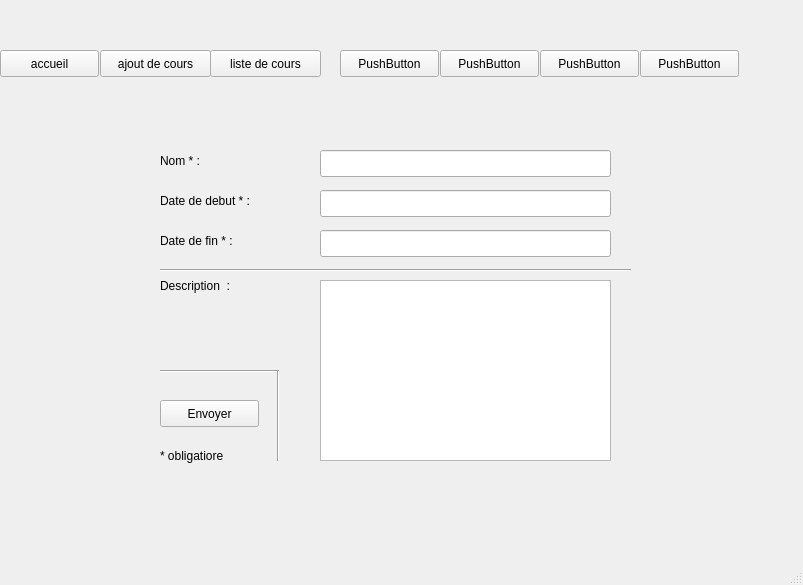
<?xml version="1.0" encoding="UTF-8"?>
<ui version="4.0">
 <class>MainWindow</class>
 <widget class="QMainWindow" name="MainWindow">
  <property name="geometry">
   <rect>
    <x>0</x>
    <y>0</y>
    <width>803</width>
    <height>585</height>
   </rect>
  </property>
  <property name="windowTitle">
   <string>MainWindow</string>
  </property>
  <widget class="QWidget" name="centralwidget">
   <widget class="QStackedWidget" name="stackedWidget">
    <property name="geometry">
     <rect>
      <x>0</x>
      <y>100</y>
      <width>791</width>
      <height>451</height>
     </rect>
    </property>
    <property name="currentIndex">
     <number>1</number>
    </property>
    <widget class="QWidget" name="page">
     <widget class="QGroupBox" name="groupBox">
      <property name="geometry">
       <rect>
        <x>310</x>
        <y>100</y>
        <width>120</width>
        <height>80</height>
       </rect>
      </property>
      <property name="title">
       <string>GroupBox</string>
      </property>
     </widget>
    </widget>
    <widget class="QWidget" name="page_2">
     <widget class="QLineEdit" name="lineEdit_3">
      <property name="geometry">
       <rect>
        <x>320</x>
        <y>130</y>
        <width>291</width>
        <height>27</height>
       </rect>
      </property>
     </widget>
     <widget class="QLineEdit" name="lineEdit_2">
      <property name="geometry">
       <rect>
        <x>320</x>
        <y>90</y>
        <width>291</width>
        <height>27</height>
       </rect>
      </property>
     </widget>
     <widget class="QTextEdit" name="textEdit">
      <property name="geometry">
       <rect>
        <x>320</x>
        <y>180</y>
        <width>291</width>
        <height>181</height>
       </rect>
      </property>
     </widget>
     <widget class="QLabel" name="label_4">
      <property name="geometry">
       <rect>
        <x>160</x>
        <y>170</y>
        <width>161</width>
        <height>31</height>
       </rect>
      </property>
      <property name="text">
       <string>Description  :</string>
      </property>
     </widget>
     <widget class="Line" name="line_2">
      <property name="geometry">
       <rect>
        <x>160</x>
        <y>270</y>
        <width>118</width>
        <height>3</height>
       </rect>
      </property>
      <property name="orientation">
       <enum>Qt::Horizontal</enum>
      </property>
     </widget>
     <widget class="QLabel" name="label_5">
      <property name="geometry">
       <rect>
        <x>160</x>
        <y>340</y>
        <width>121</width>
        <height>31</height>
       </rect>
      </property>
      <property name="text">
       <string>* obligatiore</string>
      </property>
     </widget>
     <widget class="Line" name="line_3">
      <property name="geometry">
       <rect>
        <x>263</x>
        <y>270</y>
        <width>31</width>
        <height>91</height>
       </rect>
      </property>
      <property name="orientation">
       <enum>Qt::Vertical</enum>
      </property>
     </widget>
     <widget class="Line" name="line">
      <property name="geometry">
       <rect>
        <x>160</x>
        <y>155</y>
        <width>471</width>
        <height>31</height>
       </rect>
      </property>
      <property name="orientation">
       <enum>Qt::Horizontal</enum>
      </property>
     </widget>
     <widget class="QLabel" name="label_3">
      <property name="geometry">
       <rect>
        <x>160</x>
        <y>130</y>
        <width>131</width>
        <height>21</height>
       </rect>
      </property>
      <property name="text">
       <string>Date de fin * :</string>
      </property>
     </widget>
     <widget class="QLineEdit" name="lineEdit">
      <property name="geometry">
       <rect>
        <x>320</x>
        <y>50</y>
        <width>291</width>
        <height>27</height>
       </rect>
      </property>
     </widget>
     <widget class="QLabel" name="label">
      <property name="geometry">
       <rect>
        <x>160</x>
        <y>50</y>
        <width>101</width>
        <height>21</height>
       </rect>
      </property>
      <property name="text">
       <string>Nom * :</string>
      </property>
     </widget>
     <widget class="QPushButton" name="pushButton">
      <property name="geometry">
       <rect>
        <x>160</x>
        <y>300</y>
        <width>99</width>
        <height>27</height>
       </rect>
      </property>
      <property name="text">
       <string>Envoyer</string>
      </property>
     </widget>
     <widget class="QLabel" name="label_2">
      <property name="geometry">
       <rect>
        <x>160</x>
        <y>90</y>
        <width>121</width>
        <height>21</height>
       </rect>
      </property>
      <property name="text">
       <string>Date de debut * :</string>
      </property>
     </widget>
    </widget>
    <widget class="QWidget" name="page_3">
     <widget class="QLabel" name="nameCours">
      <property name="geometry">
       <rect>
        <x>50</x>
        <y>30</y>
        <width>121</width>
        <height>31</height>
       </rect>
      </property>
      <property name="text">
       <string>ss</string>
      </property>
     </widget>
    </widget>
   </widget>
   <widget class="QPushButton" name="pushButton_2">
    <property name="geometry">
     <rect>
      <x>0</x>
      <y>50</y>
      <width>99</width>
      <height>27</height>
     </rect>
    </property>
    <property name="text">
     <string>accueil</string>
    </property>
   </widget>
   <widget class="QPushButton" name="pushButton_3">
    <property name="geometry">
     <rect>
      <x>100</x>
      <y>50</y>
      <width>111</width>
      <height>27</height>
     </rect>
    </property>
    <property name="text">
     <string>ajout de cours</string>
    </property>
   </widget>
   <widget class="QPushButton" name="test">
    <property name="geometry">
     <rect>
      <x>210</x>
      <y>50</y>
      <width>111</width>
      <height>27</height>
     </rect>
    </property>
    <property name="text">
     <string>liste de cours</string>
    </property>
   </widget>
   <widget class="QPushButton" name="pushButton_5">
    <property name="geometry">
     <rect>
      <x>340</x>
      <y>50</y>
      <width>99</width>
      <height>27</height>
     </rect>
    </property>
    <property name="text">
     <string>PushButton</string>
    </property>
   </widget>
   <widget class="QPushButton" name="pushButton_6">
    <property name="geometry">
     <rect>
      <x>440</x>
      <y>50</y>
      <width>99</width>
      <height>27</height>
     </rect>
    </property>
    <property name="text">
     <string>PushButton</string>
    </property>
   </widget>
   <widget class="QPushButton" name="pushButton_7">
    <property name="geometry">
     <rect>
      <x>540</x>
      <y>50</y>
      <width>99</width>
      <height>27</height>
     </rect>
    </property>
    <property name="text">
     <string>PushButton</string>
    </property>
   </widget>
   <widget class="QPushButton" name="pushButton_8">
    <property name="geometry">
     <rect>
      <x>640</x>
      <y>50</y>
      <width>99</width>
      <height>27</height>
     </rect>
    </property>
    <property name="text">
     <string>PushButton</string>
    </property>
   </widget>
  </widget>
  <widget class="QMenuBar" name="menubar">
   <property name="geometry">
    <rect>
     <x>0</x>
     <y>0</y>
     <width>803</width>
     <height>25</height>
    </rect>
   </property>
  </widget>
  <widget class="QStatusBar" name="statusbar"/>
 </widget>
 <resources/>
 <connections/>
</ui>
